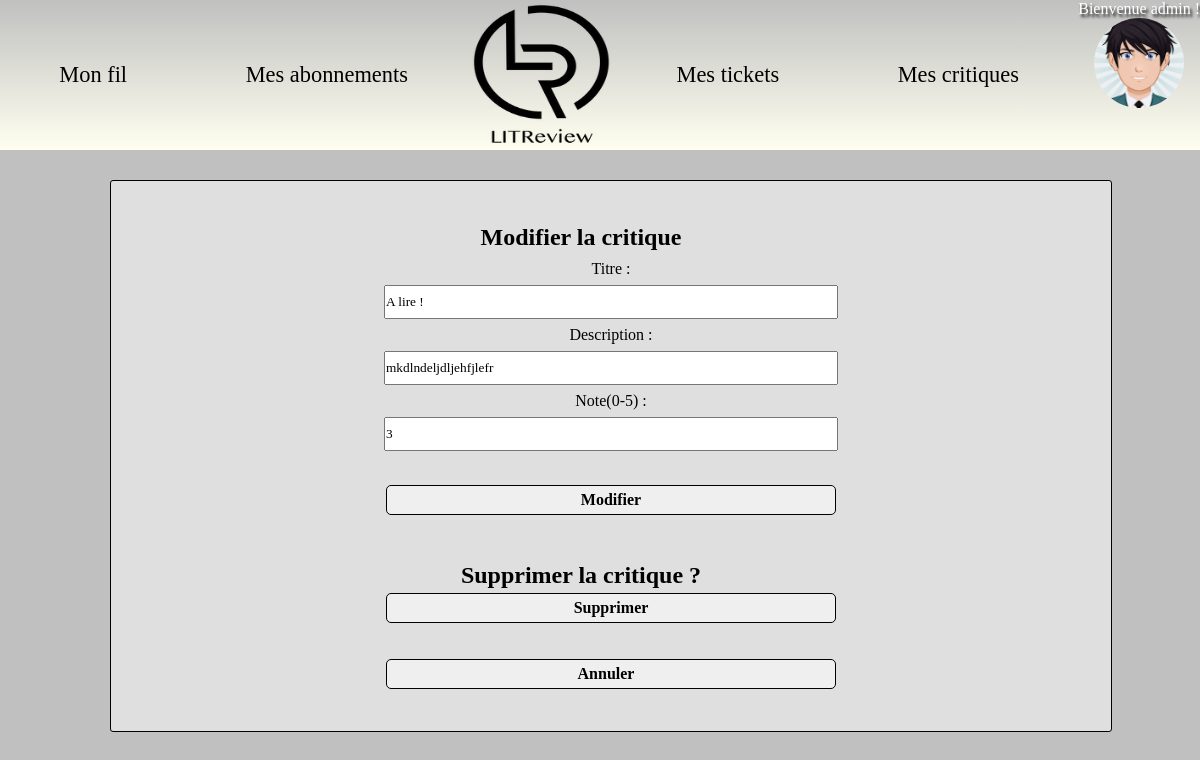
Before: /edit-review/8/ (signed in) with the older database file.
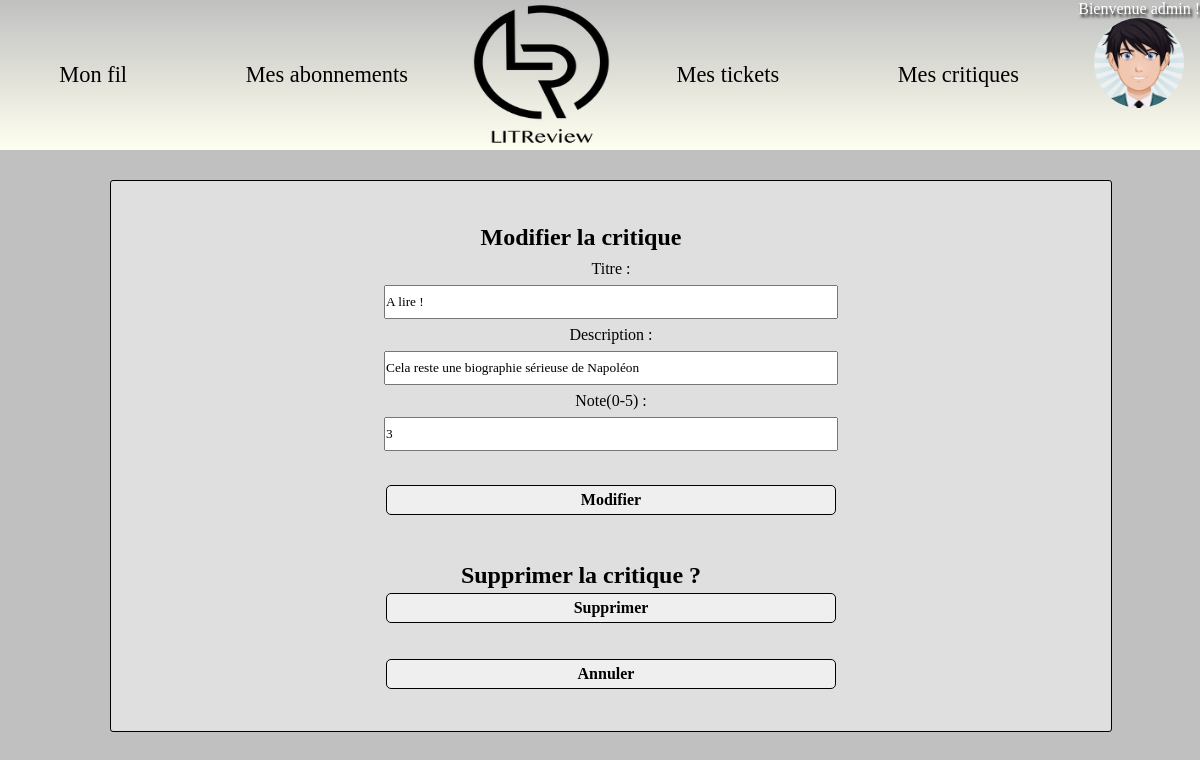
After: the same page with the newer database file.
### review/models.py (models this page shows)
class Review(models.Model):
    ticket = models.ForeignKey(to=Ticket, on_delete=models.CASCADE)
    rating = models.PositiveSmallIntegerField(
        validators=[MinValueValidator(0), MaxValueValidator(5)], verbose_name='Note(0-5)')
    headline = models.CharField(max_length=128, verbose_name='Titre')
    body = models.CharField(max_length=8192, blank=True, verbose_name='Description')
    user = models.ForeignKey(
        to=settings.AUTH_USER_MODEL, on_delete=models.CASCADE)
    time_created = models.DateTimeField(auto_now_add=True)

### review/views.py (the view, shortened to what this page needs)
# urls.py: path('edit-review/<int:review_id>/', edit_review, name='edit_review'),
@login_required
def edit_review(request, review_id):
    review = get_object_or_404(models.Review, id=review_id)
    edit_form = forms.ReviewForm(instance=review)
    delete_form = forms.ReviewFormDelete()
    if review.user != request.user:
        raise PermissionDenied()
    context = {
        'edit_form': edit_form,
        'delete_form': delete_form
    }
    return render(
        request,
        'review/edit_review.html',
        context
    )

### review/forms.py
class ReviewForm(forms.ModelForm):
    edit_review = forms.BooleanField(widget=forms.HiddenInput, initial=True)
    class Meta:
        model = models.Review
        fields = ['headline', 'body', 'rating']

class ReviewFormDelete(forms.Form):
    delete_review = forms.BooleanField(widget=forms.HiddenInput, initial=True)

### review/templates/review/edit_review.html (shortened to what this page needs)
{% extends 'base.html' %}
{% block content %}
    <div class="form form__review">
        <h2 class="review_updt">Modifier la critique</h2>
        <form method="post">
            {{ edit_form.as_p }}
            <br>
            <button class="btn" type="submit" >Modifier</button>
        </form>
        <br>
        <h2 class="review_del">Supprimer la critique ?</h2>
        <form method="post">
            <button class="btn" type="submit" >Supprimer</button>
        </form>
         <br>
        <button class="butn">
                <a id="return" href="{% url 'feed' %}">Annuler</a>
                </button>
    </div>
{% endblock content %}

Changed rows visible on the page:
changed Review "A lire !": body "mkdlndeljdljehfjlefr" → "Cela reste une biographie sérieuse de Napoléon"
